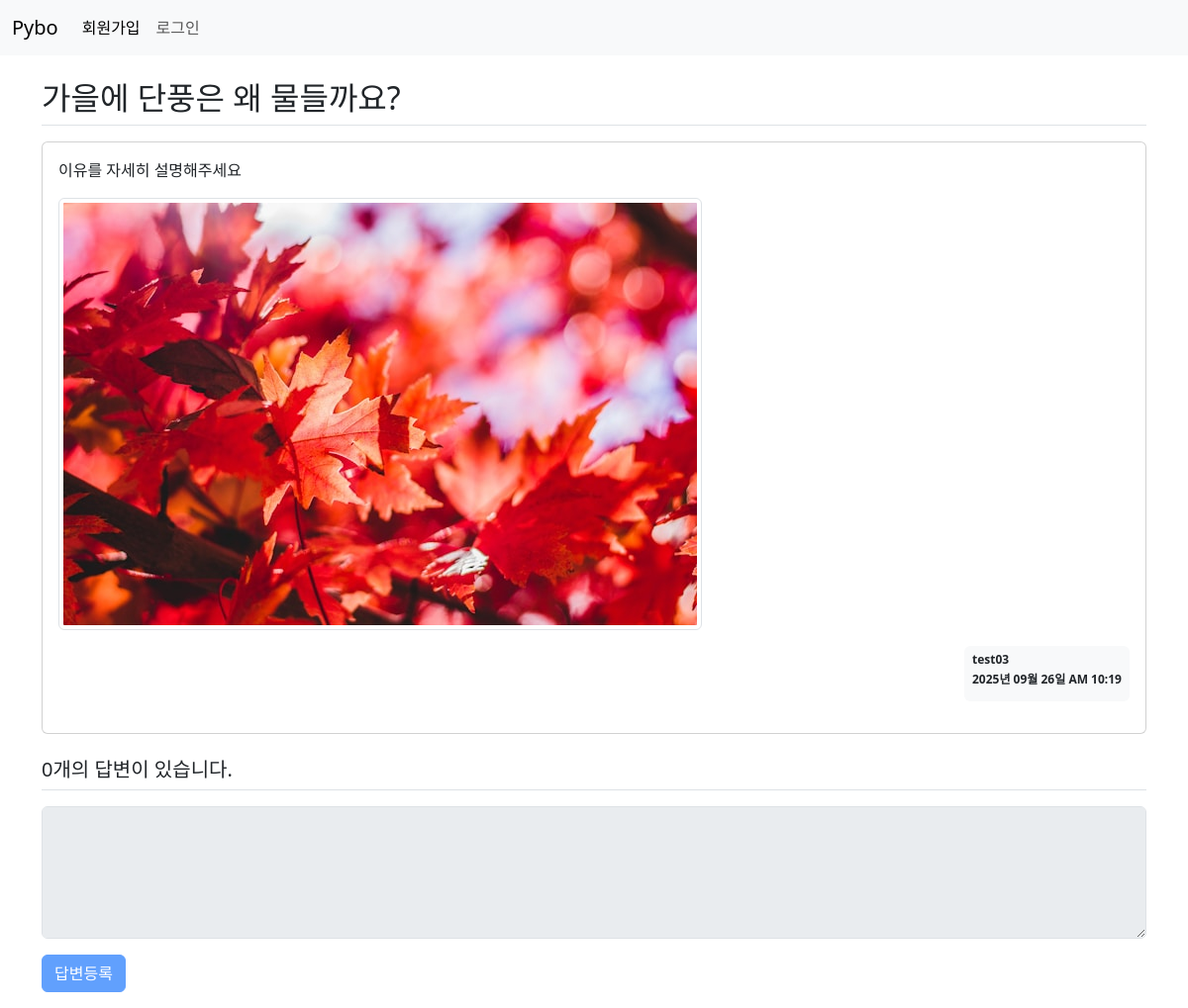
The page /question/detail/307 on the database its author committed.
### pybo/models.py (models this page shows)
class Question(db.Model):
    id = db.Column(db.Integer, primary_key=True)
    subject = db.Column(db.String(200), nullable=False)
    content = db.Column(db.Text(), nullable=False)
    create_date = db.Column(db.DateTime(), nullable=False)
    user_id = db.Column(db.Integer, db.ForeignKey('user.id', ondelete='CASCADE'),
                        nullable=False)
    user = db.relationship('User', backref=db.backref('question_set'))
    modify_date = db.Column(db.DateTime(), nullable=True)
    image_path = db.Column(db.String(200), nullable=True)

class User(db.Model):
    id = db.Column(db.Integer, primary_key=True)
    username = db.Column(db.String(150), unique=True, nullable=False)
    password = db.Column(db.String(200), nullable=False)
    email = db.Column(db.String(120), unique=True, nullable=False)

### pybo/views/question_views.py (the view)
@bp.route('/detail/<int:question_id>')
def detail(question_id):
    form = AnswerForm()  # 질문 상세 템플릿에 답변 폼 추가
    question = Question.query.get_or_404(question_id)
    return render_template('question/question_detail.html', question=question, form=form)

### pybo/forms.py
class AnswerForm(FlaskForm):
    content = TextAreaField('내용', validators=[DataRequired('내용은 필수입력 항목입니다.')])

### pybo/filter.py (called while the page is built)
def format_datetime(value, fmt='%Y년 %m월 %d일 %p %I:%M'):
    return value.strftime(fmt)

### pybo/views/auth_views.py (called while the page is built)
@bp.before_app_request
def load_logged_in_user():
    user_id = session.get('user_id')
    if user_id is None:
        g.user = None
    else:
        g.user = User.query.get(int(user_id))

### pybo/templates/question/question_detail.html (shortened to what this page needs)
{% extends 'base.html' %}
{% block content %}
<div class="container my-3">
    <h2 class="border-bottom py-2">{{ question.subject }}</h2>
    <div class="card my-3">
        <div class="card-body">
            <div class="card-text">
                {{ question.content }}
            </div>
            {% if question.image_path %}
            <div class="my-3">
                <img src="{{ url_for('static', filename=question.image_path) }}" alt="첨부 이미지"
                    style="max-width:100%; height: auto" class="img-thumbnail">
            </div>
            {% endif %}
            <div class="d-flex justify-content-end">
                <div class="badge bg-light text-dark p-2 text-start">
                    <p class="mb-2">{{ question.user.username }}</p>
                    <p class="mb-2">{{ question.create_date|datetime }}</p>
                </div>
            </div>
        </div>
    </div>
    <h5 class="border-bottom my-3 py-2">{{ question.answer_set|length }}개의 답변이 있습니다.</h5>
    <form action="{{ url_for('answer.create', question_id=question.id) }}" method="post">
        <textarea class="form-control" name="content" id="content" rows="5"
            {% if not g.user %} disabled {% endif %}></textarea>
        <button type="submit" class="btn btn-primary mt-3"
            {% if not g.user %} disabled {% endif %}>답변등록</button>
    </form>
</div>
{% endblock %}

### pybo/static/style.css (style rules this page uses)
textarea { width:100%; }
button[type='submit'] { margin-top: 10px; }

### rows shown on the page
Question: subject "가을에 단풍은 왜 물들까요?", content "이유를 자세히 설명해주세요", image_path (picture), create_date "2025년 09월 26일 AM 10:19"
User: user.username "test03"

### other values the page prints
{{ question.answer_set|length }} "0"
